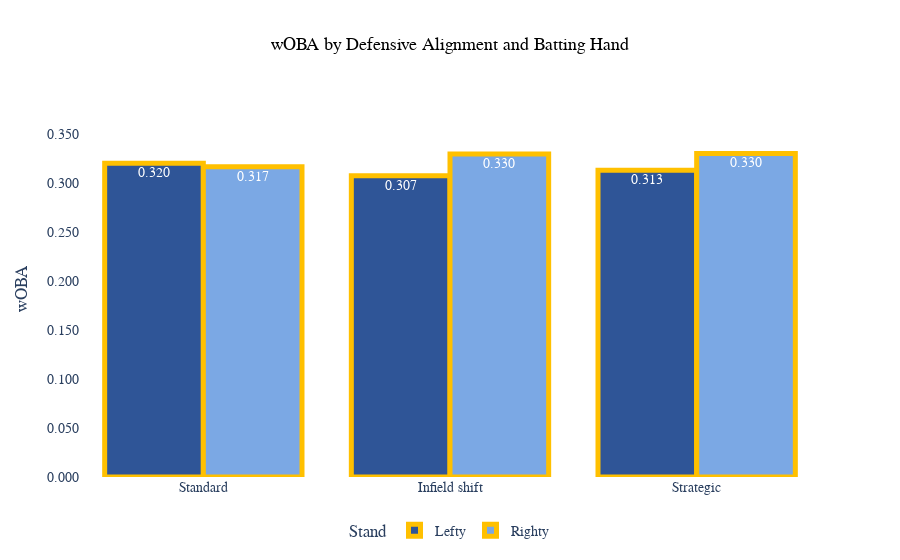

Notebook cell for this chart:
### Code cell
fig_shift_woba_hand = px.bar(
    df_shift_woba_hand,
    x='Defensive Positioning',
    y='wOBA',
    color='Stand',
    color_discrete_sequence=['#2f5597', '#7BA8E4', '#975a2f'],
    category_orders={'Defensive Positioning':['Standard', 'Infield shift', 'Strategic']},
    text='wOBA',
    title='wOBA by Defensive Alignment and Batting Hand',
    barmode='group'
)

fig_shift_woba_hand.update_layout(
    title_x=0.5,
    title_font_size=18,
    title_font_color='black',
    font_family='Arial Black',
    font_size=14,
    plot_bgcolor='white',
    yaxis_tickformat='.3f',
    xaxis_title=None,
    legend_orientation='h',
    legend_y=-.1,
    legend_x=.5,
    legend_xanchor='center'
)

fig_shift_woba_hand.update_traces(
    textposition='inside',
    marker_line_color='#ffc000',
    marker_line_width=5,
    texttemplate='%{text:.3f}',
    insidetextanchor='end',
    textfont_color='white'
)

fig_shift_woba_hand

### Figure 1 — Plotly figure (JSON) as saved in the notebook; plotly's stock layout.template omitted (floating-point values rounded to 4 significant figures)
{"data": [{"alignmentgroup": "True", "hovertemplate": "Stand=Lefty<br>Defensive Positioning=%{x}<br>wOBA=%{text}<extra></extra>", "insidetextanchor": "end", "legendgroup": "Lefty", "marker": {"color": "#2f5597", "line": {"color": "#ffc000", "width": 5}, "pattern": {"shape": ""}}, "name": "Lefty", "offsetgroup": "Lefty", "orientation": "v", "showlegend": true, "text": [0.3655, 0.3074, 0.3202, 0.3131], "textfont": {"color": "white"}, "textposition": "inside", "texttemplate": "%{text:.3f}", "type": "bar", "x": [null, "Infield shift", "Standard", "Strategic"], "xaxis": "x", "y": [0.3655, 0.3074, 0.3202, 0.3131], "yaxis": "y"}, {"alignmentgroup": "True", "hovertemplate": "Stand=Righty<br>Defensive Positioning=%{x}<br>wOBA=%{text}<extra></extra>", "insidetextanchor": "end", "legendgroup": "Righty", "marker": {"color": "#7BA8E4", "line": {"color": "#ffc000", "width": 5}, "pattern": {"shape": ""}}, "name": "Righty", "offsetgroup": "Righty", "orientation": "v", "showlegend": true, "text": [0.2942, 0.3295, 0.3166, 0.3301], "textfont": {"color": "white"}, "textposition": "inside", "texttemplate": "%{text:.3f}", "type": "bar", "x": [null, "Infield shift", "Standard", "Strategic"], "xaxis": "x", "y": [0.2942, 0.3295, 0.3166, 0.3301], "yaxis": "y"}], "layout": {"barmode": "group", "font": {"family": "Arial Black", "size": 14}, "legend": {"orientation": "h", "title": {"text": "Stand"}, "tracegroupgap": 0, "x": 0.5, "xanchor": "center", "y": -0.1}, "plot_bgcolor": "white", "title": {"font": {"color": "black", "size": 18}, "text": "wOBA by Defensive Alignment and Batting Hand", "x": 0.5}, "xaxis": {"anchor": "y", "categoryarray": ["Standard", "Infield shift", "Strategic"], "categoryorder": "array", "domain": [0, 1], "title": {}}, "yaxis": {"anchor": "x", "domain": [0, 1], "tickformat": ".3f", "title": {"text": "wOBA"}}}}
